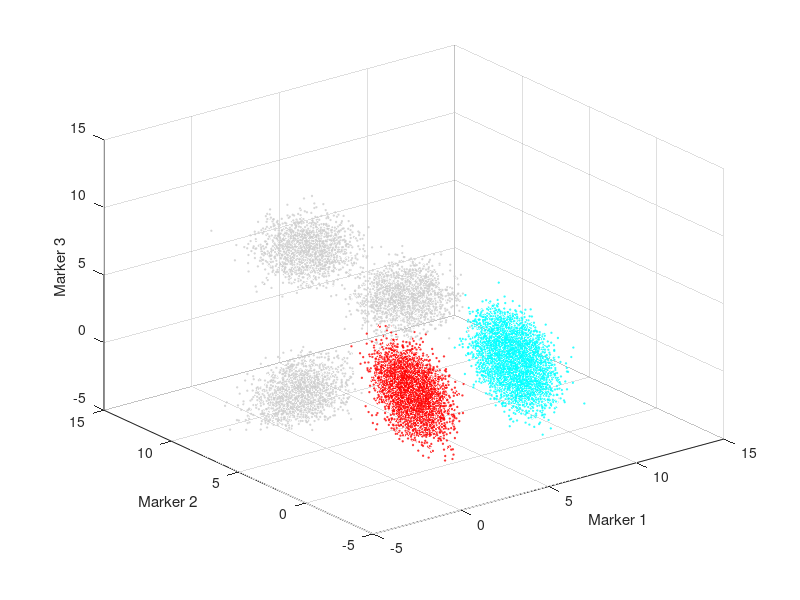

This chart was generated by the following MATLAB code: (Note: this script raises an error after producing the figure.)
%% Generating 2D Gating Hierarhcy from Clustered Cytometry Data
% Our algorithm cluster-to-gates(C2G) can visualize a clustered cytometry
% data in 2D gating hierarchy. The overall input to C2G are two variables:
% "data" and "label". "data" is a N-by-M matrix where N is the number of
% cells and M is the number of markers. "label" is a N-by-1 matrix and this
% matrix represent which cluster each cell belongs to (0 for ungated
% cells).  In this page, we will demonstrate how to use C2G to generate
% gating hierarchy on a simulated data and on a CYTOF dataset that are
% manually gated.
% The software and testing data can be downloaded *here* . 

%% Initialization and load the simulated data
% This simulated data set contain 20000 cells, which consist of 5
% populations.Two of the populations are addressed as known and labeled as
% 1 and 2. The cells in other populations are labeled 0 which means
% "ungated". A visualization of the original data is also shown in the
% following sections.
addpath('src')
addpath('libs')
load('testdata/simulated.mat','data','label');
markernames ={'Marker 1','Marker 2','Marker 3'};
fprintf('Size of "data" is %d-by-%d\n',size(data));
fprintf('Size of "label" is %d-by-%d\n',size(label));

%% Visualize the simulated data and pre-clustered simulated data in 3D
% In real application, this section is not necessay.
col = [0.8 0.8 0.8;hsv(length(unique(label))-1)];
figure('Position',[680 478 560 420]);
scatter3(data(:,1),data(:,2),data(:,3),1,col(label+1,:));
xlabel('Marker 1')
ylabel('Marker 2')
zlabel('Marker 3')
axis([-5 15 -5 15 -5 15]);

%% Run the analysis on the simulated data
% This section perform the analysis on the simulated data. If your data
% have no "ungated" cells, preclustered step can be skipped. If you skip
% precluster, the second and third parameter in function "C2G" should be
% the same. Compute local density step is also optional, it can decrease
% time cost in computing density when you want to try different parameter
% setting in "C2G". If you skipped it, no need to input the fourth
% parameter in "C2G".

% Precluster the simulated data
preclustered_label = cluster_ungated_gmm(data,label);
figure('Position',[680 478 560 420]);
col = [0.8 0.8 0.8;hsv(length(unique(preclustered_label)))];
scatter3(data(:,1),data(:,2),data(:,3),1,col(preclustered_label+1,:));
xlabel('Marker 1')
ylabel('Marker 2')
zlabel('Marker 3')
axis([-5 15 -5 15 -5 15]);
% Pre-compute the local density (optional)
[means, covs, density] = compute_density(data,preclustered_label); 


% Call main part of the program and return a object m that store the
% results. The option "ignore_ratio" mean percentage of low density cells
% ignored when compute overlap between different populations
m = C2G(data,preclustered_label,label,means,covs,density,'ignore_ratio',0.2,'markernames',markernames,'color',col); 
% Draw the obtained gating hierarchy
m.visulize_gating_sequence(data,markernames,1,0); 
% Show statistics
outtable = m.show_f_score(label); 

%% Load CYTOF datasets
% Read multiple fcs files. Each fcs file correspond to one cell population
% Automatically generate cell labels based on fsc files. FCS files are
% store in the "test" folder. "CD4_Effmen.fcs", "CD4_naive.fcs", and
% "CD8_naive.fcs" are cells of target populations and "ctr.fcs" contain all
% cells. Only work with surface protein markers. 
fdname = 'testdata';
[ori_data,ori_l,ori_markers]=load_mul_fcs(fdname,'ctr.fcs');

surface_idx = [3 4 6 8 9 11 12 13 22 24 25 27];
data = ori_data(:,surface_idx);
markers = ori_markers(surface_idx);
n_markers = length(markers);

%% Generate gating hierarchy for manually gated populations
% Precluster the ungated cells
label = cluster_ungated_gmm(data,ori_l);
% Precompute the local density
[means, covs, density] = compute_density(data,label);
% Perform the anlysis
m = C2G(data,label,ori_l,means,covs,density);
m.visulize_gating_sequence(data,markers,2,0);
m.show_f_score(ori_l);

%% Generate gating hierarchy for K-means defined populations (K=10)
rng(9464)
km_l = kmeans(data,10);
% Precluster the ungated cells
label = cluster_ungated_gmm(data,km_l);
new_km_l = km_l;
% Precompute the local density
[means, covs, density] = compute_density(data,label);
% Perform the anlysis
m = C2G(data,label,new_km_l,means,covs,density,'ignore_ratio',0.2);
m.visulize_gating_sequence(data,markers,4,100);
m.show_f_score(new_km_l);
